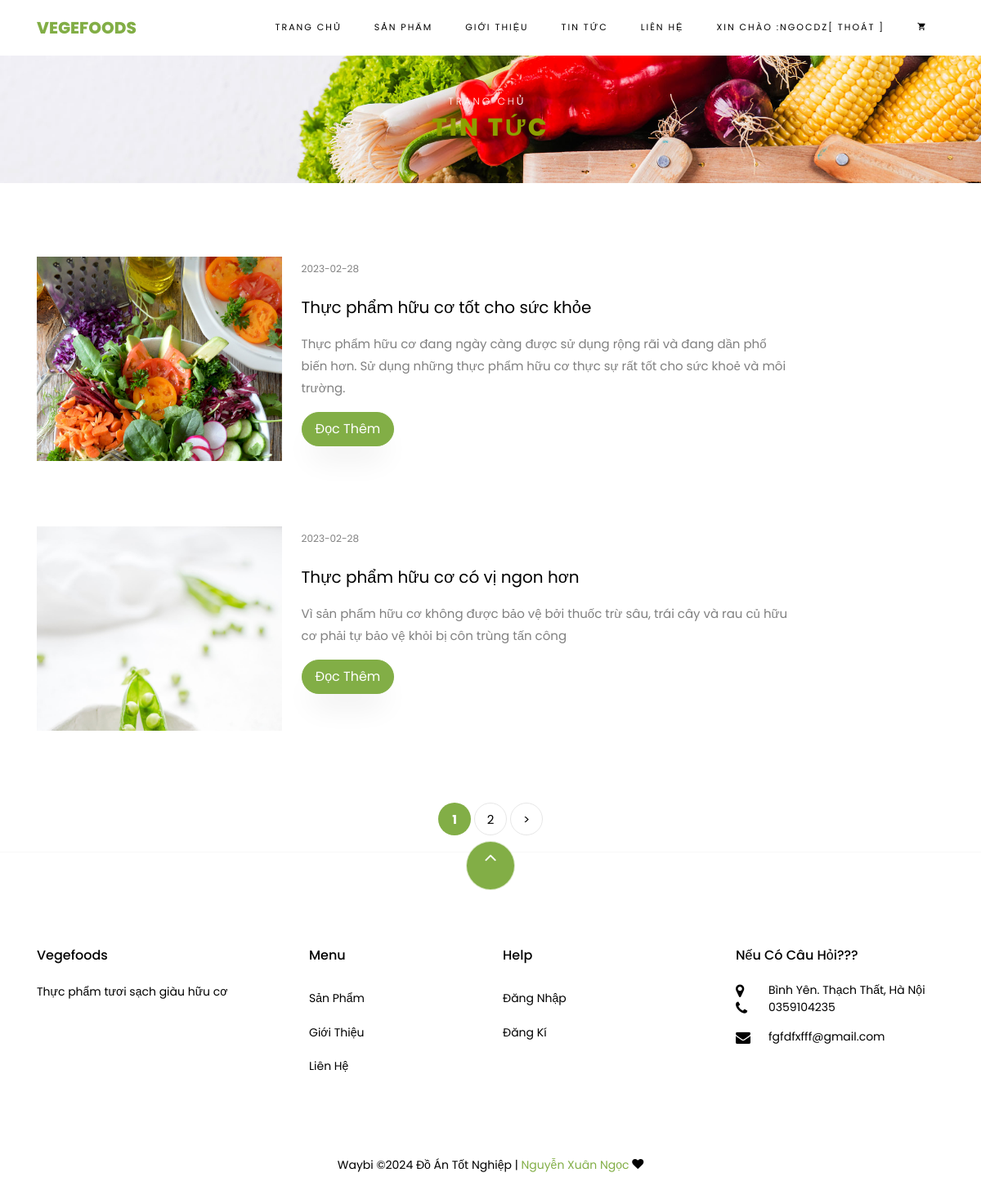
Screenshot of /?rq=tt (signed in) with the database file from the repository.
### tables this page shows
CREATE TABLE `tintuc` (
  `id` int(11) NOT NULL,
  `tieude` varchar(200) NOT NULL,
  `mota` longtext NOT NULL,
  `chitietmota` longtext NOT NULL,
  `ngaydang` date NOT NULL DEFAULT current_timestamp(),
  `anhtt` varchar(100) NOT NULL
);

### views/tintuc.php (the view, shortened to what this page needs)
<?php
$trang = 1;
$tt1trang = 2 ;
$from = ($trang-1)*$tt1trang;
$tongtintuc = $connect->query("select*from tintuc");
$tongtrang  = ceil(mysqli_num_rows($tongtintuc)/$tt1trang);
$tintuc=$connect->query("select*from tintuc limit $from, $tt1trang");
?>
<section class="ftco-section ftco-degree-bg">
	<div class="container">
		<div class="row">
			<div class="col-lg-10 col-md-10 ftco-animate">
				<div class="row">
					<?php foreach ($tintuc as $value) { ?>
						<div class="col-md-12 d-flex ftco-animate">
							<div class="blog-entry align-self-stretch d-md-flex">
								<a href="?rq=cttt&id=<?=$value['id']?>" class="block-20" style="background-image: url('images/<?=$value['anhtt']?>');">
								</a>
								<div class="text d-block pl-md-4">
									<div class="meta mb-3">
										<div><a href="#"></a><?=$value['ngaydang']?></div>
									</div>
									<h3 class="heading"><a href="?rq=cttt&id=<?=$value['id']?>"><?=$value['tieude']?></a></h3>
									<p><?=$value['mota']?></p>
									<p><a href="?rq=cttt&id=<?=$value['id']?>" class="btn btn-primary py-2 px-3">Đọc Thêm</a></p>
								</div>
							</div>
						</div>
					<?php   } ?>
				</div>
			</div>
		</div>
	</div>
</section>
<div class="row mt-2 mb-3">
	<div class="col text-center">
		<div class="block-27">
			<ul>
				<?php for($i=1;$i<=$tongtrang;$i++){ ?>
					<?php if ($i==$trang) { ?>
						<li class="active"><span ><strong><?=$i?></strong></span></li>
					<?php }else { ?>
						<?php if ($i > $trang-3 && $i<$trang+3) { ?>
							<li><a href="?rq=tt&trang=<?=$i?>"><?=$i?></a></li>
						<?php } ?>
					<?php } ?>
				<?php } ?>
				<?php if($trang<=$tongtrang-1){
					$next =$trang+1;
					?>
					<li><a href="?rq=tt&trang=<?=$next?>">&gt;</a></li>
				<?php  }?>
			</ul>
		</div>
	</div>
</div>

### rows the page displays
tintuc: anhtt (picture), ngaydang "2023-02-28", tieude "Thực phẩm hữu cơ tốt cho sức khỏe", mota "Thực phẩm hữu cơ đang ngày càng được sử dụng rộng rãi và đang dần phổ biến hơn. Sử dụng những thực phẩm hữu cơ thực sự rất tốt cho sức khoẻ và môi trường."
tintuc: anhtt (picture), ngaydang "2023-02-28", tieude "Thực phẩm hữu cơ có vị ngon hơn", mota "Vì sản phẩm hữu cơ không được bảo vệ bởi thuốc trừ sâu, trái cây và rau củ hữu cơ phải tự bảo vệ khỏi bị côn trùng tấn công"

### other values shown
$_SESSION['khachhang'] "NGOCDZ"
